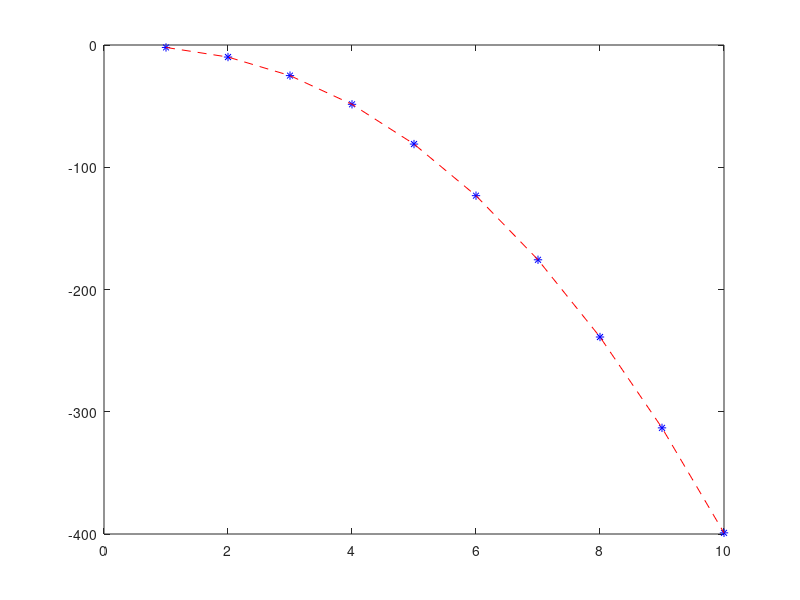

The MATLAB source for this figure:
%%%%Generate Seed Data
clear
clc
close all

X = (1:10)';
Y = -2.*X.^(2.3);
plot(X,Y,'b*')
%%%%The equation can be rearranged such that log_X(Y/a0) = a1
%%%Note that log_b(x) = log(x)/log(b)
%%%Thus log_X(Y/a0) = log(Y/a0)/log(X) = a1
%%%Then a1*log(X) = log(Y/a0)
%%% a1*log(X) = log(Y/a0)
%%%Again note that log(x/y) = log(x) - log(y)
%%% thus log(Y/a0) = log(Y) + log(a0)
%%% a1*log(X) = log(Y) + log(a0)
%%% Rearranging we have
%%% log(Y) = a1*log(X) + log(a0)
%%% so we have Z = log(Y)
%%% A = [log(a0) a1]'
%%% H = [1  log(X)]
%%% so Z = HA
%%% and inv(H'*H)*H'*Z = astar
Z = log(Y);
H = [ones(length(X),1),log(X)];
astar = inv(H'*H)*H'*Z;
loga0 = astar(1);
a0 = exp(loga0);
a1 = astar(2);
yest = a0.*X.^(a1);
hold on
plot(X,yest,'r--')
